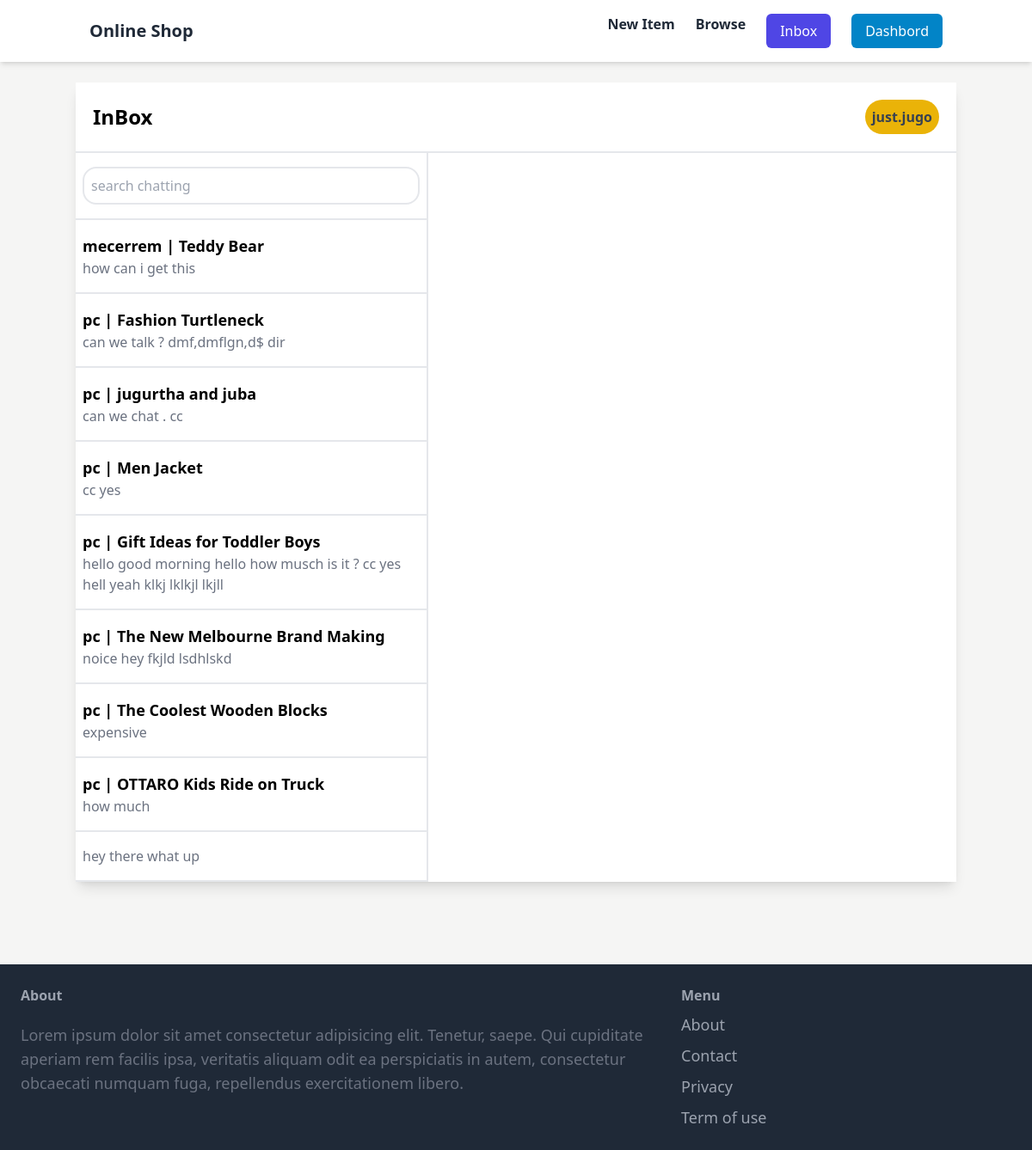
The page /conversation/inbox/ (signed in) on the database its author committed.
### conversation/models.py (models this page shows, shortened)
class Conversation(models.Model):
    item=models.ForeignKey(Item,related_name='conversation',on_delete=models.CASCADE)
    members= models.ManyToManyField(User,related_name='conversation')
    created_at= models.DateTimeField(auto_now_add=True)
    modified_at=models.DateTimeField(auto_now=True)
    class Meta:
        ordering=('-modified_at',)

class ConversationMessage(models.Model):
    conversation=models.ForeignKey(Conversation,related_name="conversation", on_delete=models.CASCADE)
    body=models.TextField()
    created_at=models.DateTimeField(auto_now_add=True)
    created_by=models.ForeignKey(User,related_name="created_by",on_delete=models.CASCADE)
    class Meta:
        ordering=('created_at',)

### item/models.py (models this page shows, shortened)
class Item (models.Model):
     category= models.ForeignKey(Category,related_name='items', on_delete=models.CASCADE)
     name= models.CharField(max_length=100)
     description = models.TextField(null=True, blank=True)
     price= models.FloatField()
     image=models.ImageField(upload_to='item_image',blank=True,null=True)
     is_sold= models.BooleanField(default=False)
     created_by= models.ForeignKey(User,related_name='items',on_delete=models.CASCADE)
     created_at=models.DateTimeField(auto_now_add=True)
     class Meta:
        ordering=('-created_at',)
        verbose_name_plural="Items"

### conversation/views.py (the view)
# urls.py: path('inbox/',inbox,name='inbox'),
@login_required
def inbox(request):
    query = request.GET.get('query','')
    if query:
        print("quesrry seted")
        conversations=Conversation.objects.filter(Q(members__in=[request.user.id]) & Q(item__name__icontains=query) | Q(item__description__icontains=query)  )
    else:
        conversations = Conversation.objects.filter(members__in=[request.user.id])
    return render(request,'conversation/inbox.html',{
        'conversations':conversations,
         'query':query
    })

### conversation/templates/conversation/inbox.html
{% extends "core/base.html" %}
{% block core %}
<div class="container mx-auto shadow-lg rounded-lg">
<div class="px-5 py-5 flex justify-between items-center bg-white border-b-2">
  <div class="font-semibold text-2xl">InBox</div>
  <div
    class="h-auto w-auto p-2 bg-yellow-500 rounded-full text-gray-700 font-semibold flex items-center justify-center"
  >
    {{request.user}}
  </div>
</div>
<div class="flex flex-row justify-between bg-white">
  <div class="flex flex-col w-2/5 border-r-2 overflow-y-auto">
    <form method="get" action="{% url 'conversation:inbox' %}"  class="border-b-2 py-4 px-2">
        <input
          value="{{query}}"
          name="query"
          type="text"
          placeholder="search chatting"
          class="py-2 px-2 border-2 border-gray-200 rounded-2xl w-full"
        />
      </form>
   {% for con  in conversations  %}
   <div
      class="flex flex-row py-4 px-2 justify-center items-center border-b-2"
    >
      <div class="w-full">
        <div class="text-lg font-semibold ">
            {% for member in con.members.all  %}
            {% if member != request.user %}
             <a href="{% url 'conversation:details' con.id %}">{{member.username}} | {{con.item.name}}</a>
            {% endif %}
            {% endfor %}
        </div>
        <span class="text-gray-500">
            {% for message in con.conversation.all  %}
             {{message.body}}
            {% endfor %}
        </span>
      </div>
    </div>
   {% endfor %}
  </div>
</div>
</div>
<br><br><br>
{% endblock  %}

### rows shown on the page
Conversation: item.name "Teddy Bear"
ConversationMessage: body "how can i get this"
Conversation: item.name "Fashion Turtleneck"
ConversationMessage: body "can we talk ?"
ConversationMessage: body "dmf,dmflgn,d$"
ConversationMessage: body "dir"
Conversation: item.name "jugurtha and juba"
ConversationMessage: body "can we chat ."
ConversationMessage: body "cc"
Conversation: item.name "Men Jacket"
ConversationMessage: body "cc"
ConversationMessage: body "yes"
Conversation: item.name "Gift Ideas for Toddler Boys"
ConversationMessage: body "hello"
ConversationMessage: body "good morning"
ConversationMessage: body "hello"
ConversationMessage: body "how musch is it ?"
ConversationMessage: body "cc"
ConversationMessage: body "yes"
ConversationMessage: body "hell yeah"
ConversationMessage: body "klkj"
ConversationMessage: body "lklkjl"
ConversationMessage: body "lkjll"
Conversation: item.name "The New Melbourne Brand Making"
ConversationMessage: body "noice"
ConversationMessage: body "hey"
ConversationMessage: body "fkjld"
ConversationMessage: body "lsdhlskd"
Conversation: item.name "The Coolest Wooden Blocks"
ConversationMessage: body "expensive"
Conversation: item.name "OTTARO Kids Ride on Truck"
ConversationMessage: body "how much"
ConversationMessage: body "hey there"
ConversationMessage: body "what up"

### other values the page prints
{{ request.user }} "just.jugo"
{{ member.username }} "mecerrem"
{{ member.username }} "pc"
